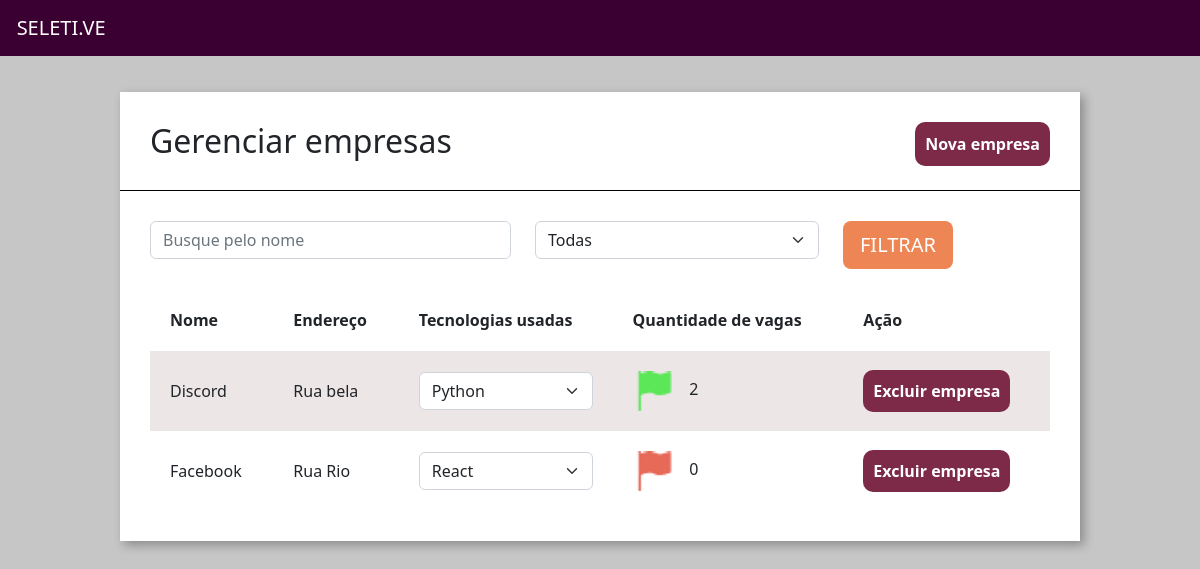
The page /home/empresas/ on the database as committed earlier.
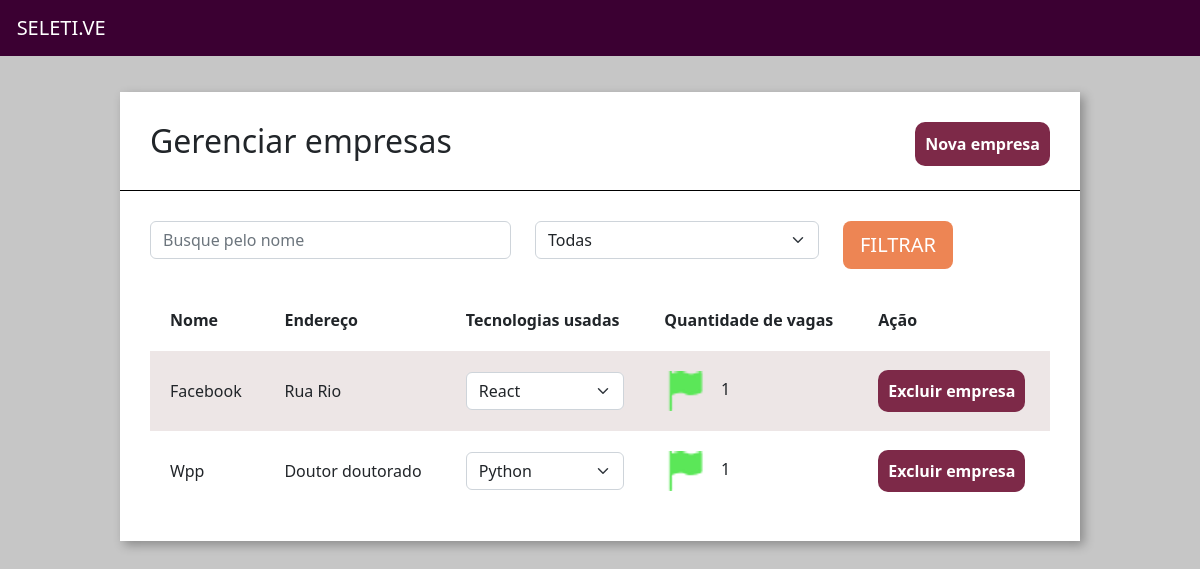
The same page on the database as committed later.
### empresa/models.py (models this page shows, shortened)
class Empresa(models.Model):
    choices_nicho_mercado = (
        ('M','Marketing'),
        ('N','Nutrição'),
        ('D','Design'),
        ('T','Tecnologia')
    )
    logo = models.ImageField(upload_to="logo_empresa", null=True)
    nome = models.CharField(max_length=30)
    email = models.EmailField()
    cidade = models.CharField(max_length=30)
    tecnologias = models.ManyToManyField(Tecnologias)
    endereco = models.CharField(max_length=30)
    caracteristica_empresa = models.TextField()
    nicho_mercado = models.CharField(max_length=3,choices=choices_nicho_mercado)
    def qtd_vagas(self):
            return Vagas.objects.filter(empresa__id=self.id).count()

### empresa/views.py (the view)
# urls.py: path('empresas/', views.empresas, name="empresas"),
def empresas(request):
    technologias_filtrar = request.GET.get('tecnologias')
    nome_filtrar = request.GET.get('nome')
    empresas = Empresa.objects.all()
    if technologias_filtrar:
        empresas = empresas.filter(tecnologias = technologias_filtrar)
    if nome_filtrar:
        empresas = empresas.filter(nome__icontains = nome_filtrar)
    tecnologias = Tecnologias.objects.all()
    return render(request, 'empresas.html', {'empresas': empresas, 'tecnologias': tecnologias})

### empresa/models.py (called while the page is built)
    def __str__(self):
        return self.tecnologia

### empresa/templatetags/filtro.py (called while the page is built)
@register.filter(name='is_par')
def is_par(valor):
    return True if valor % 2 == 0 else False

### empresa/templates/empresas.html (shortened to what this page needs)
{% extends 'base.html' %}
{% load static %}
{% load filtro %}
{% block 'head' %}
    <link href="{% static 'empresa/css/empresas.css' %}" rel="stylesheet">
{% endblock%}
{% block 'body' %}
    <div class="wrapper">
        <div class="box">
            <div class="header-box">
                <h2 class="titulo">Gerenciar empresas</h2>
                <a href="{% url 'nova_empresa' %}" class="btn-nova-empresa">Nova empresa</a>
            </div>
            <div class="borda-box"></div>
            <div class="body-box">
                <form action="{% url 'empresas' %}" method="GET">{% csrf_token %}
                <div class="row">
                        <div class="col-md-5">
                            <input type="text" placeholder="Busque pelo nome" class="form-control" name="nome">
                        </div>
                        <div class="col-md-4">
                            <select class="form-select" aria-label="Default select example" name="tecnologias">
                                <option value="">{{tech}}Todas</option>
                            </select>
                        </div>
                    <div class="col-md-3">
                        <input type="submit" value="FILTRAR" class="btn btn-lg btn-orange">
                    </div>
                </div>
                </form>
                <table class="tabela" cellpadding="20">
                    <tr>
                        <th>Nome</th>
                        <th>Endereço</th>
                        <th>Tecnologias usadas</th>
                        <th>Quantidade de vagas</th>
                        <th>Ação</th>
                    </tr>
                {% for empresa in empresas%}
                        <tr {% if not forloop.counter|is_par %} class="tabela-linha" {% endif %}>
                            <td>
                            <a class="navbar-brand"  href="{% url 'empresa_unica' empresa.id %}">
                            {{empresa.nome}}
                            </a>
                            </td>
                            <td>{{empresa.endereco}}</td>
                            <td>
                                <select class="form-select">
                                {% for tech in empresa.tecnologias.all %}
                                    <option>{{tech}}</option>
                                {% endfor %}
                                </select>
                            </td>
                            <td>
                            {% if empresa.qtd_vagas > 0 %}
                                <img src="{% static 'empresa/img/flag_green.png' %}">
                            {% else %}
                                <img src="{% static 'empresa/img/flag_red.png' %}">
                            {% endif %}
                            &nbsp&nbsp&nbsp{{empresa.qtd_vagas}}
                            </td>
                            <td>
                                <a class="btn-excluir" href="{% url 'excluir_empresa' empresa.id %}">Excluir empresa</a>
                            </td>
                        </tr>
                {% endfor %}
                </table>
            </div>
        </div>
    </div>
{% endblock%}

Rows that differ between the two databases and show on the page:
removed Empresa: nome "Discord", endereco "Rua bela", qtd_vagas "2"
computed for Empresa "Facebook": qtd_vagas "0" → "1"
added Empresa: nome "Wpp", endereco "Doutor doutorado", qtd_vagas "1"
